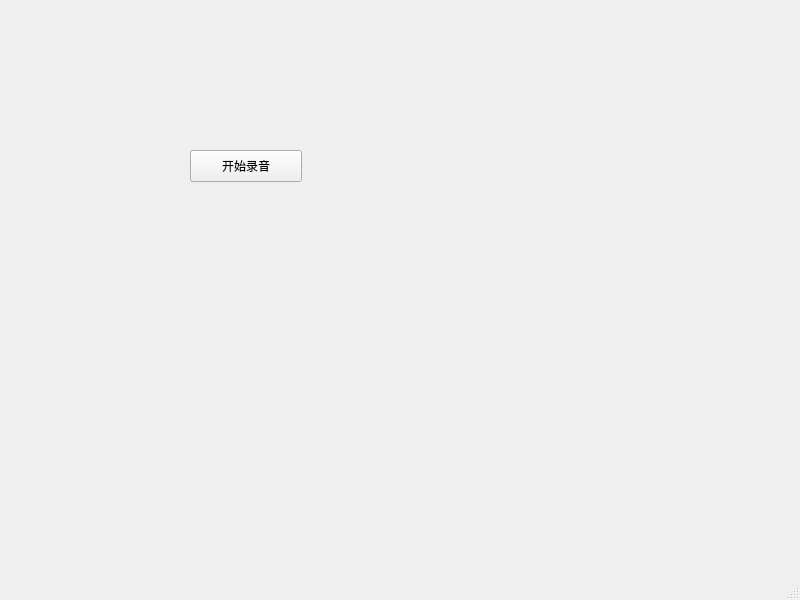
<?xml version="1.0" encoding="UTF-8"?>
<ui version="4.0">
 <class>MainWindow</class>
 <widget class="QMainWindow" name="MainWindow">
  <property name="geometry">
   <rect>
    <x>0</x>
    <y>0</y>
    <width>800</width>
    <height>600</height>
   </rect>
  </property>
  <property name="windowTitle">
   <string>MainWindow</string>
  </property>
  <widget class="QWidget" name="centralwidget">
   <widget class="QPushButton" name="audioButton">
    <property name="geometry">
     <rect>
      <x>190</x>
      <y>150</y>
      <width>112</width>
      <height>32</height>
     </rect>
    </property>
    <property name="text">
     <string>开始录音</string>
    </property>
   </widget>
  </widget>
  <widget class="QMenuBar" name="menubar">
   <property name="geometry">
    <rect>
     <x>0</x>
     <y>0</y>
     <width>800</width>
     <height>22</height>
    </rect>
   </property>
  </widget>
  <widget class="QStatusBar" name="statusbar"/>
 </widget>
 <resources/>
 <connections/>
</ui>
